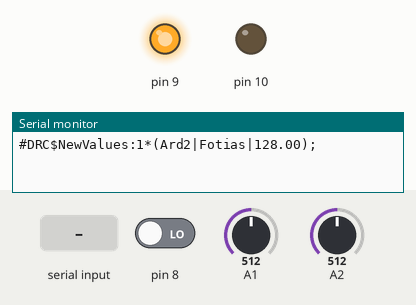
Simulated run of this sketch. Board: Arduino Uno, built with avr-gcc and run on an emulated ATmega328P. Shown: output pins drawn as LEDs (lit = HIGH), the last lines printed to the serial monitor. Inputs (shaded band) come from the test bench; at power-on: pin 8 LOW, A1 = 512, A2 = 512.

Above: at 1.2 s.
1.3 s: pin 8 driven HIGH
At 2.4 s:
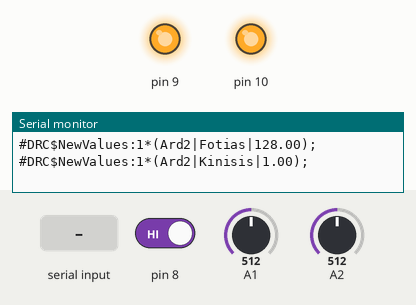
3.0 s: A1 set to 716
4.9 s: ":" received over Serial
6.4 s: byte 73 ('I') received over Serial
7.9 s: byte 78 ('N') received over Serial
10.5 s: A2 set to 0
Timing chart, 0 to 13.2 s (numbered marks = the images above; inputs shaded):
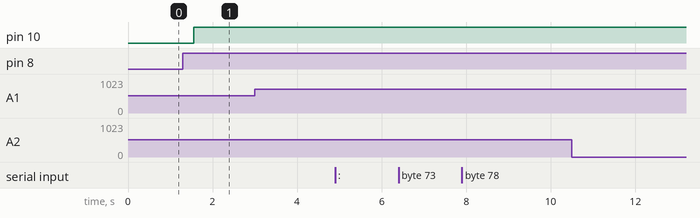

The sketch:

TemplateArd2.ino
```cpp
///////////////// Buzzer
#define  c     3830    // 261 Hz
#define  d     3400    // 294 Hz
#define  e     3038    // 329 Hz
#define  f     2864    // 349 Hz
#define  g     2550    // 392 Hz
#define  a     2272    // 440 Hz
#define  b     2028    // 493 Hz
#define  C     1912    // 523 Hz
// Define a special note, 'R', to represent a rest
#define  R     0

//Αλλαγή των 2 από κάτω μεταβλητών ανάλογα την περίπτωση μας
const int SUMOFUNITS = 5 ;
String controllerName = "Ard2" ;
//Δεν πειράζουμε το κώδικα του προτύπου : Begin
String deviceName = "DRC" ;
class Unit
{
public :
    static const String VERSION ;
    String name,tag,limit ;
    double value,max,min,diff ;
    int type,mode,pin1,pin2 ;
    bool isAnalog ;
    void setAll(String na,String ta,int ty,int mo,String va,double ma,double mi,String li,int pi1,int pi2,bool isAnal,float di) ;

    bool setValue(String unitValue) ;
    bool setValue(double unitValue) ;
    bool setMode(String unitMode);
    String getValue();
    String getMode();
    String getInfo();

} units[SUMOFUNITS] ;
const String Unit::VERSION  = "PMG:V1" ;
bool sending = true ;
int timer = 0 ;
//Δεν πειράζουμε το κώδικα του προτύπου : End

void setup()
{
  //Δεν πειράζουμε το κώδικα του προτύπου : Begin
  Serial.begin(9600);
  //Δεν πειράζουμε το κώδικα του προτύπου : End
  units[0].setAll("Mikrofono","",6,0,"0",300,0,"NL",A1,-1,true,0.0);  //Name,tag,type,mode,value,Max,Min,limit,pin1(output),pin2(input),isAnalog,diff
  units[1].setAll("Fotias","",8,0,"0",255,0,"NL",A2,-1,true,0.0);
  units[2].setAll("Mousiki","",1,1,"0",255,0,"128SW",2,-1,true,0.0);
  units[3].setAll("Kinisis","",4,0,"0",255,0,"0.5SW",8,10,false,0.0);
  units[4].setAll("Fotistiko","",2,1,"255",255,0,"128SW",9,-1,false,0.0);
  pinMode (A1, INPUT);
  pinMode (A2, INPUT);
  pinMode (8, INPUT);
  pinMode (2, INPUT);
  pinMode(9,OUTPUT);
  pinMode(10,OUTPUT);
}


void loop()
{
  //Δεν πειράζουμε το κώδικα του προτύπου : Begin
    timer++ ;
    if (Serial.available() > 0) {
        readBytesFromUSB() ;
        timer=0 ;
    }
    if (timer==5000)
        timer=0 ;

    if ((sending) && (timer==0))
    {
        int sumOfParam = 0 ;
        String parameters = "" ;
  //Δεν πειράζουμε το κώδικα του προτύπου : End
        delay(3) ;

        int voice = getVoiceFromMicrophone(units[0].pin1) ;
        if ((units[0].value-units[0].diff) > voice || (units[0].value+units[0].diff) < voice)
        {
            sumOfParam += 1 ;
            units[0].value = voice ;
            parameters += units[0].getValue();
        }
        delay(3) ;
        int fire = getFireFromFlame(units[1].pin1) ;

        if ((units[1].value-units[1].diff) > fire || (units[1].value+units[1].diff) < fire)
        {
            sumOfParam += 1 ;
            units[1].value = fire ;
            parameters += units[1].getValue();
        }
        delay(3) ;
        if (units[2].value==255)
        {
            playSong(units[2].pin1);

            sumOfParam += 1 ;
            units[2].value=0 ;
            parameters += units[2].getValue();
        }
        delay(3) ;
        int motion = getMotionState(units[3].pin1,units[3].pin2) ;
        if (motion==HIGH && units[3].value != HIGH)
        {
            sumOfParam += 1 ;
            units[3].value=HIGH ;
            parameters += units[3].getValue();
        }
        else if (motion==LOW && units[3].value != LOW)
        {
            sumOfParam += 1 ;
            units[3].value=LOW ;
            parameters += units[3].getValue();
        }
    //Δεν πειράζουμε το κώδικα του προτύπου : Begin
        if (sumOfParam>0)
        {
            String post = "#"+deviceName+"$NewValues:"+  String(sumOfParam)+"*" ;
            Serial.println(post+parameters+";");
        }
    //Δεν πειράζουμε το κώδικα του προτύπου : End
    }
}
//Συναρτήσεις ανάλογα τις μονάδες μας :
const int sampleWindow = 200;
int getVoiceFromMicrophone(int pin)
{
  unsigned long startMillis= millis();  // Start of sample window
   unsigned int peakToPeak = 0;   // peak-to-peak level

   unsigned int signalMax = 0;
   unsigned int signalMin = 1024;
   int sample ;
   // collect data for 200 mS
   while (millis() - startMillis < sampleWindow)
   {
      sample = analogRead(pin);
      if (sample < 1024)  // toss out spurious readings
      {
         if (sample > signalMax)
         {
            signalMax = sample;  // save just the max levels
         }
         else if (sample < signalMin)
         {
            signalMin = sample;  // save just the min levels
         }
      }
   }
   peakToPeak = signalMax - signalMin;  // max - min = peak-peak amplitude

    return peakToPeak ;
}

int getFireFromFlame(int pin)
{
    int sensorValue = analogRead(pin);

    return map(sensorValue, 0, 1023,255, 0);
}

///////////buzzer
int melody[] = {  C,  b,  g,  C,  b,   e,  R,  C,  c,  g, a, C };
int beats[]  = { 16, 16, 16,  8,  8,  16, 32, 16, 16, 16, 8, 8 };
int MAX_COUNT = sizeof(melody) / 2; // Melody length, for looping.

// Set overall tempo
long tempo = 10000;
// Set length of pause between notes
int pause = 500;
// Loop variable to increase Rest length
int rest_count = 100; //<-BLETCHEROUS HACK; See NOTES

// Initialize core variables
int tone_ = 0;
int beat = 0;
long duration  = 0;

// PLAY TONE  ==============================================
// Pulse the speaker to play a tone for a particular duration
void playTone(int pin) {
    long elapsed_time = 0;
    if (tone_ > 0) { // if this isn't a Rest beat, while the tone has
        //  played less long than 'duration', pulse speaker HIGH and LOW
        while (elapsed_time < duration) {

            digitalWrite(pin,HIGH);
            delayMicroseconds(tone_ / 2);

            // DOWN
            digitalWrite(pin, LOW);
            delayMicroseconds(tone_ / 2);

            // Keep track of how long we pulsed
            elapsed_time += (tone_);
        }
    }
    else { // Rest beat; loop times delay
        for (int j = 0; j < rest_count; j++) { // See NOTE on rest_count
            delayMicroseconds(duration);
        }
    }
}
void playSong(int pin)
{

    for (int i=0; i<MAX_COUNT; i++) {
        tone_ = melody[i];
        beat = beats[i];

        duration = beat * tempo; // Set up timing

        playTone(pin);
        // A pause between notes...
        delayMicroseconds(pause);
    }
}

/////////////Fotokytaro
long timeFotokytaro = 0 ;
int getMotionState(int pinIn,int pinOut)
{
    if(digitalRead(pinIn) == HIGH){
        digitalWrite(pinOut, HIGH);   //the led visualizes the sensors output pin state
        timeFotokytaro = 0 ;
        return HIGH ;
    }
    if(digitalRead(pinIn) == LOW){
        if (timeFotokytaro<=1000)
            timeFotokytaro++ ;
        if (timeFotokytaro=1000)
        {
            digitalWrite(pinOut, LOW);
            return LOW ;
        }
    }

    return HIGH ;

}
//Τέλος συναρτήσεων των μονάδων μας!

//Δεν πειράζουμε το κώδικα του προτύπου : Begin
void readBytesFromUSB()
{
    int inByte = Serial.read();
    if (inByte=='M' || inByte=='m')
    {
        String unitName = Serial.readString() ;
        int pos = unitName.indexOf( ":");
        String unitMode = unitName.substring(pos+1,unitName.length()) ;
        unitName = unitName.substring(0,pos) ;
        Unit* un = findUnit(unitName);
        if (un!=NULL)
        {
            if (un->setMode(unitMode)) ;/*
               {
                  String post = "#DemoRealCon@RealCon$ChangeModes:"+  String(1)+"*" ;
                  Serial.print(post);
                  Serial.print(un->getMode());
                  Serial.println(";");
               }             */
        }
    }
    else if (inByte=='C' || inByte=='c')
    {
        String unitName = Serial.readString() ;
        int pos = unitName.indexOf( ":");
        String unitValue = unitName.substring(pos+1,unitName.length()) ;
        unitName = unitName.substring(0,pos) ;
        Unit* un = findUnit(unitName);

        if (un!=NULL)
        {
            if (un->setValue(unitValue))
            {
                String post = "#"+deviceName+"$NewValues:"+  String(1)+"*" ;
                Serial.print(post);
                Serial.print(un->getValue());
                Serial.println(";");
            }
        }
    }
    else if (inByte=='B' || inByte=='b')
    {
        //Serial.println("Started!");
        sending = true ;
    }
    else if (inByte=='E' || inByte=='e')
    {
        Serial.println("Stopped!");
        sending = false ;
    }
    else if (inByte=='V' || inByte=='v')
    {
        Serial.println(Unit::VERSION); //PMG version
    }
    else if (inByte=='D' || inByte=='d')
    {
        deviceName = Serial.readString() ;
        Serial.println(deviceName);
    }
    else if (inByte=='I' || inByte=='i')
    {
        String post = "#"+deviceName+"$NewController:"+  String(SUMOFUNITS+1)+"*(" + controllerName + ")" ;
        for (int i = 0 ;i<SUMOFUNITS;i++)
        {
            post += units[i].getInfo() ;
        }
        post += ";" ;
        Serial.println(post) ;
    }
    else if (inByte=='N' || inByte=='n')
    {
        controllerName = Serial.readString() ;
        Serial.println("ok") ;
    }
    else
        Serial.println(inByte);
};

void Unit::setAll(String na,String ta,int ty,int mo,String va,double ma,double mi,String li,int pi1,int pi2,bool isAnal,float di)
{
    name = na ;
    tag = ta ;
    pin1 = pi1 ;
    pin2 = pi2 ;
    type = ty ;
    isAnalog = isAnal ;
    mode =mo ;
    setValue(va);
    max = ma ;
    min = mi ;
    limit = li ;
    type = ty ;
    diff = di;
}
String Unit::getValue()
{
    return "(" + controllerName + "|" +name +"|" + value + ")" ;
}
String Unit::getInfo()
{
    return "(" + name +"|" + type + "|" + mode + "|" + tag +"|" + value + "|" + max + "|" + min +"|" + limit + ")" ;
}
bool Unit::setValue(String unitValue)
{/*
  if ((mode!=0)&&(mode!=3))
   { */
    value = atof(unitValue.c_str());
    if (isAnalog)
      analogWrite(pin1,value) ;
    else
      {
        if (value>128)
          digitalWrite(pin1,HIGH) ;
        else
          digitalWrite(pin1,LOW) ;
      }
    /*
   }
  else
   return false ;        */
 return true ;
}
bool Unit::setValue(double unitValue)
{/*
  if ((mode!=0)&&(mode!=3))
   {*/
    value = unitValue;
    if (isAnalog)
      analogWrite(pin1,value) ;
    else
      {
        if (value>128)
          digitalWrite(pin1,HIGH) ;
        else
          digitalWrite(pin1,LOW) ;
      }
    /*
    }
   else
     return false ;        */
   return true ;
}
bool Unit::setMode(String unitMode)
{
    int tmp = atoi(unitMode.c_str());
    if (tmp>=0 && tmp<=4)
    {
        mode = tmp ;
        return true ;
    }
    return false ;
}
String Unit::getMode()
{
    return "(" + controllerName + "|" +name +"|" + mode + ")" ;
}
Unit* findUnit(String unitName)
{
    for (int i = 0;i<SUMOFUNITS;i++)
        if (units[i].name.equals(unitName))
            return &units[i] ;
    return (Unit*)NULL  ;
}
//Δεν πειράζουμε το κώδικα του προτύπου : End
/*
 * "No Category Dimming"
 ,"No  Category Switch"
 ,"Lamp"
 ,"Brightness"
 ,"Motion"
 ,"Distance"
 ,"Sound"
 ,"Vibration"
 ,"Smoke"
 ,"Temperature"
 ,"Humidity"
 ,"switch"
 */
```

Measured:
- after the input at 1.3 s, pin 10: LOW → HIGH after 0.25 s
